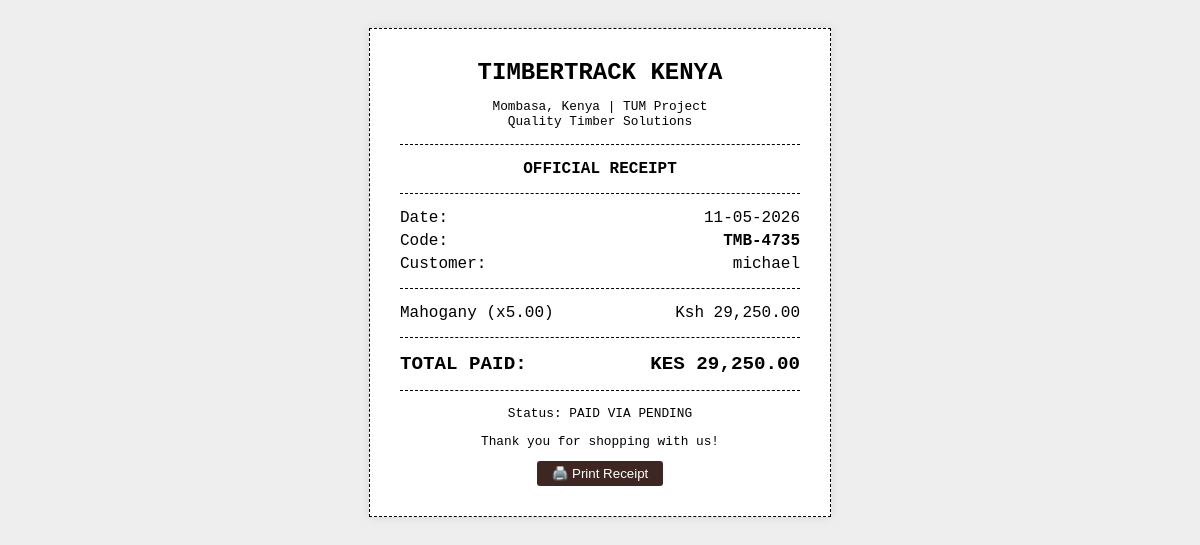
Page /receipt.php?id=1 on the committed database.
### tables this page shows
CREATE TABLE `order_items` (
  `id` int(11) NOT NULL,
  `booking_id` int(11) NOT NULL,
  `product_id` int(11) NOT NULL,
  `quantity` decimal(10,2) NOT NULL
);

CREATE TABLE `bookings` (
  `id` int(11) NOT NULL,
  `product_id` int(11) NOT NULL,
  `tracking_code` varchar(20) NOT NULL,
  `customer_name` varchar(100) NOT NULL,
  `customer_phone` varchar(20) NOT NULL,
  `total_amount_ksh` decimal(10,2) NOT NULL,
  `payment_method` enum('Cash','M-Pesa','Pending') DEFAULT 'Pending',
  `status` enum('Pending','Confirmed','Cancelled') DEFAULT 'Pending',
  `created_at` timestamp NOT NULL DEFAULT current_timestamp()
);

CREATE TABLE `products` (
  `id` int(11) NOT NULL,
  `wood_type` enum('Cypress','Pine','Bluegum','Grevillea','Mahogany') NOT NULL,
  `product_category` enum('Frames','Cladding','Steps','Spindles','Doors','Beds','Boards','Lipping Cuttings','Raw Timber') NOT NULL,
  `description` text DEFAULT NULL,
  `price_ksh` decimal(10,2) NOT NULL,
  `measurement_unit` varchar(50) DEFAULT 'feet',
  `stock_status` enum('In Stock','Low Stock','Out of Stock') DEFAULT 'In Stock',
  `stock_quantity` int(11) DEFAULT 0
);

### receipt.php (the view, shortened to what this page needs)
<?php
include('db_connect.php');
$id = $_GET['id'];
$sql = "SELECT b.*, p.wood_type, p.product_category, oi.quantity
        FROM bookings b
        JOIN order_items oi ON b.id = oi.booking_id
        JOIN products p ON oi.product_id = p.id
        WHERE b.id = $id AND b.status = 'Confirmed'";
$result = $conn->query($sql);
$data = $result->fetch_assoc();
?>
<!DOCTYPE html>
<html>
<head>
</head>
<body>
<div class="receipt-card">
    <div class="center">
        <h2 style="margin:0;">TIMBERTRACK KENYA</h2>
        <p style="font-size:0.8rem;">Mombasa, Kenya | TUM Project<br>Quality Timber Solutions</p>
    </div>
    <div class="line"></div>
    <div class="center"><strong>OFFICIAL RECEIPT</strong></div>
    <div class="line"></div>
    <div class="flex"><span>Date:</span> <span><?php echo date('d-m-Y'); ?></span></div>
    <div class="flex"><span>Code:</span> <span><strong><?php echo $data['tracking_code']; ?></strong></span></div>
    <div class="flex"><span>Customer:</span> <span><?php echo $data['customer_name']; ?></span></div>
    <div class="line"></div>
    <div class="flex">
        <span><?php echo $data['wood_type']; ?> (x<?php echo $data['quantity']; ?>)</span>
        <span>Ksh <?php echo number_format($data['total_amount_ksh'], 2); ?></span>
    </div>
    <div class="line"></div>
    <div class="flex" style="font-size: 1.2rem; font-weight: bold;">
        <span>TOTAL PAID:</span>
        <span>KES <?php echo number_format($data['total_amount_ksh'], 2); ?></span>
    </div>
    <div class="line"></div>
    <div class="center" style="font-size: 0.8rem;">
       <p>Status: PAID VIA <?php echo strtoupper($data['payment_method']); ?></p>
        <p>Thank you for shopping with us!</p>
        <button onclick="window.print()" class="no-print" style="cursor:pointer; padding: 5px 15px; background: #3e2723; color:white; border:none; border-radius:3px;">🖨️ Print Receipt</button>
    </div>
</div>
</body>
</html>

### receipt.php (style rules this page uses)
body { font-family: 'Courier New', Courier, monospace; background: #eee; padding: 20px; }
.receipt-card { background: white; max-width: 400px; margin: 0 auto; padding: 30px; border: 1px dashed #000; box-shadow: 0 0 10px rgba(0,0,0,0.1); }
.center { text-align: center; }
.line { border-top: 1px dashed #000; margin: 15px 0; }
.flex { display: flex; justify-content: space-between; margin-bottom: 5px; }

### rows in the picture
order_items: booking.tracking_code "TMB-4735", booking.customer_name "michael", product.wood_type "Mahogany", quantity "5.00", booking.total_amount_ksh "29,250.00", booking.payment_method "PENDING"
